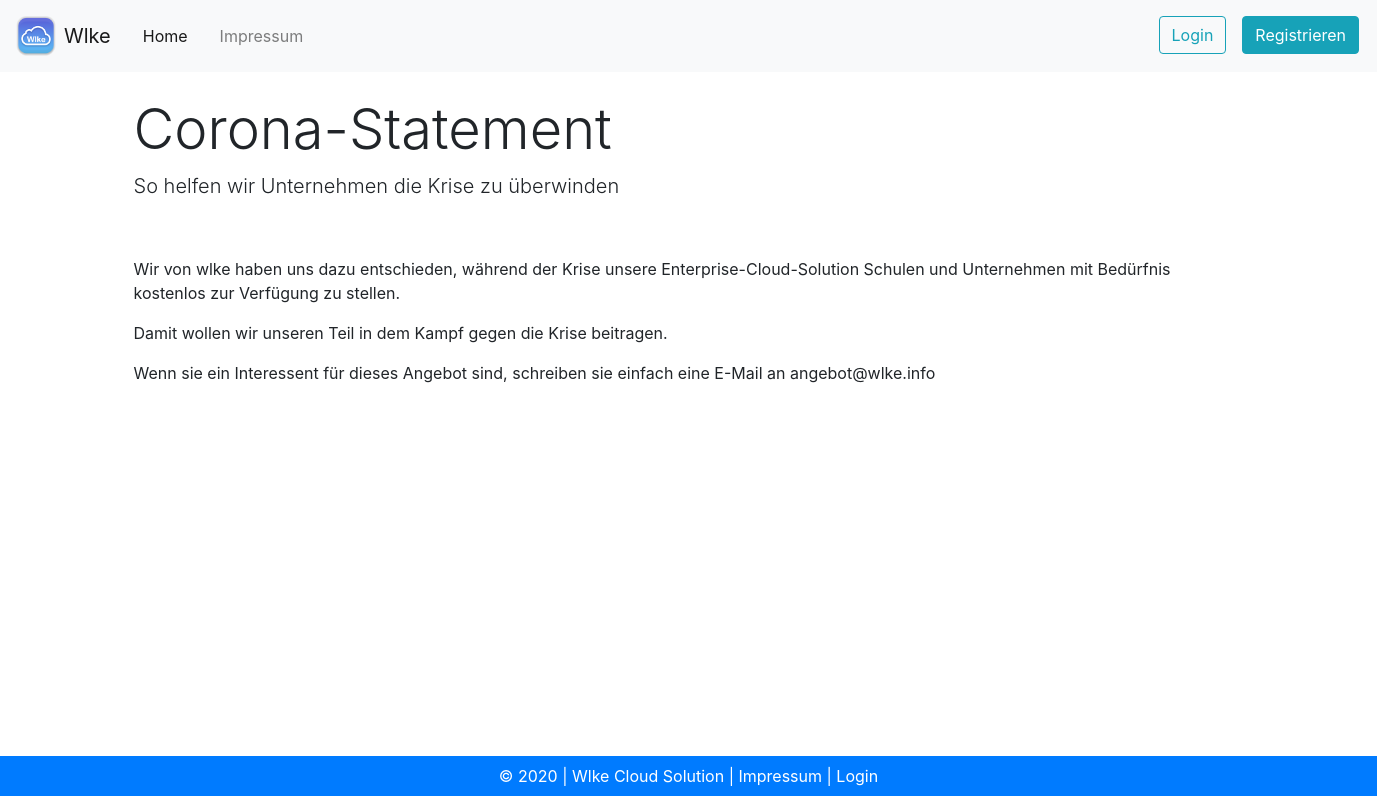
The app's page /jumbo/1/, older data.
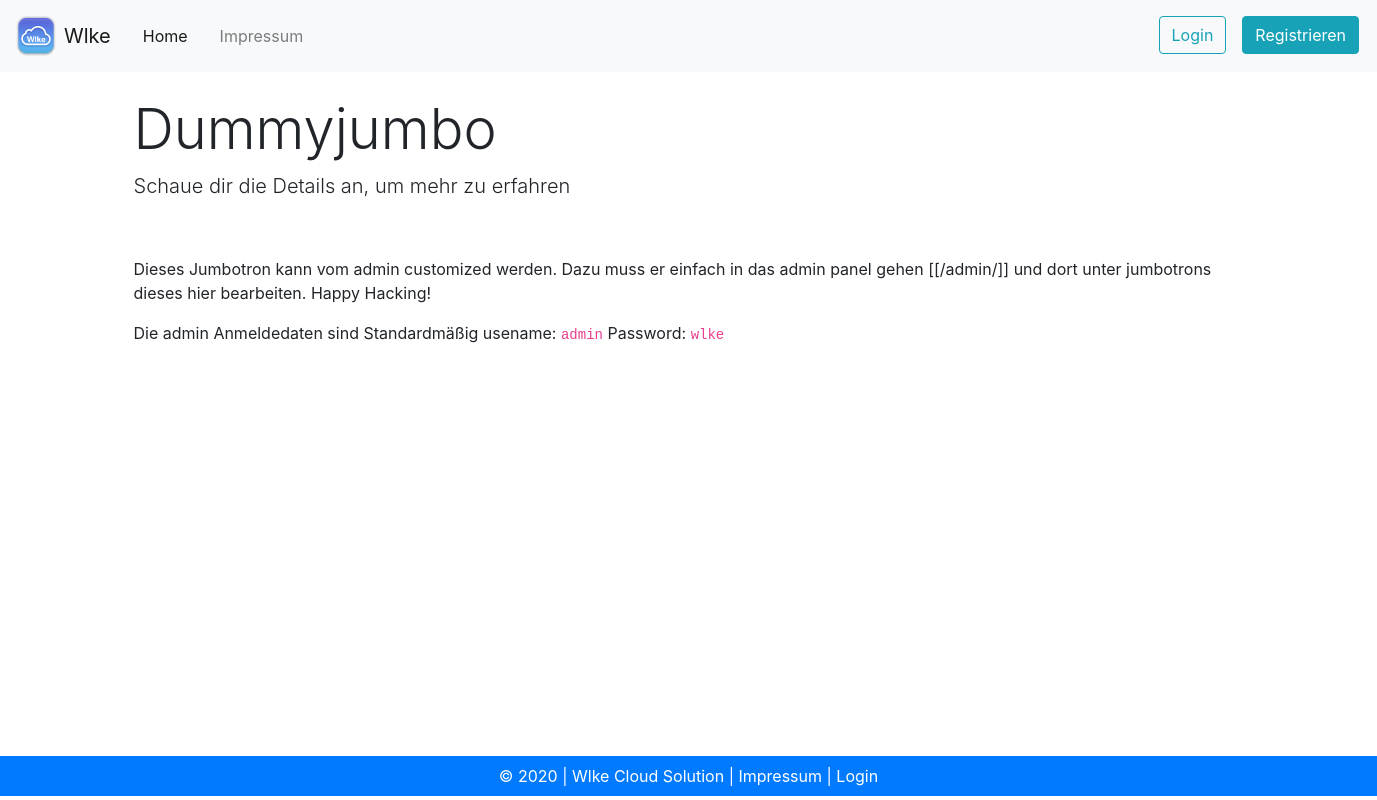
The same page, newer data.
### index/models.py (models this page shows, shortened)
class Jumbo(models.Model):
    titel = models.CharField(max_length=100)
    untertitel = models.CharField(max_length=250)
    inhalt = models.TextField()

### index/views.py (the view)
# urls.py: path('jumbo/<int:jumbo_id>/', views.jumbo_detail, name="jumbodetail"),
def jumbo_detail(request, jumbo_id):
    jumbo_Data = Jumbo.objects.get(pk=jumbo_id)
    frontend_stuff = {'jumbo_data': jumbo_Data, }
    return render(request, 'index/jumbo_detail.html', frontend_stuff)

### index/templatetags/markdown_extras.py (called while the page is built)
@register.filter()
@stringfilter
def markdown(value):
    return md.markdown(value, extensions=['markdown.extensions.fenced_code'])

### templates/index/jumbo_detail.html
{% extends 'base.html' %}
{% load markdown_extras %}
{% block content %}
<div class="container">
<h1 class="display-4">{{ jumbo_data.titel }}</h1>
<p class="lead">{{jumbo_data.untertitel}}</p>
<br>
<p>{{jumbo_data.inhalt | markdown | safe }}</p>
</div>
{% endblock %}

Row changes from the older to the newer data that the page shows:
changed Jumbo: titel "Corona-Statement" → "Dummyjumbo"; untertitel "So helfen wir Unternehmen die Krise zu überwinden" → "Schaue dir die Details an, um mehr zu erfahren"; inhalt "Wir von wlke haben uns dazu entschieden, während der Krise unsere Enterprise-Cloud-Solution Schulen und Unternehmen mit Bedürfnis kostenlos zur Verfügung zu stellen. Damit wollen wir unseren Teil in dem Kampf gegen die Krise beitragen. Wenn sie ein Interessent für dieses Angebot sind, schreiben sie einfach eine E-Mail an angebot@wlke.info" → "Dieses Jumbotron kann vom admin customized werden. Dazu muss er einfach in das admin panel gehen [[/admin/]] und dort unter jumbotrons dieses hier bearbeiten. Happy Hacking! Die admin Anmeldedaten sind Standardmäßig usename: admin Password: wlke"
